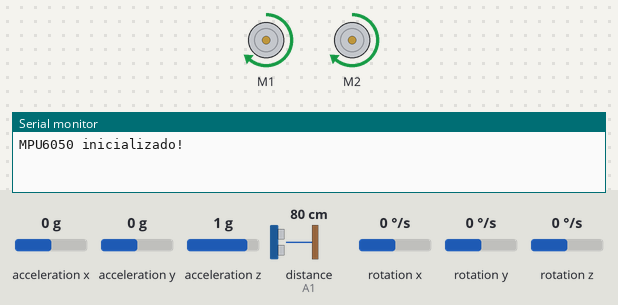
Recording of a sketch running on a simulated Arduino Uno, built with avr-gcc and run on an emulated ATmega328P. Shown: 2 × DC motor (green arrow = forward, orange = backward, longer = faster), the last lines printed to the serial monitor. Wiring (inferred from the names in the program): MPU-6050 motion sensor at I2C address 0x68. The test bench sets the inputs (shaded band); at power-on: distance to the obstacle (sensor on A1) 80 cm, acceleration x 0 g, acceleration y 0 g, acceleration z 1 g, rotation x 0 °/s, rotation y 0 °/s, rotation z 0 °/s.

Above: at 1.2 s.
1.3 s: distance to the obstacle (sensor on A1) set to 6 cm
2.8 s: distance to the obstacle (sensor on A1) set to 3 cm
At 3.2 s:
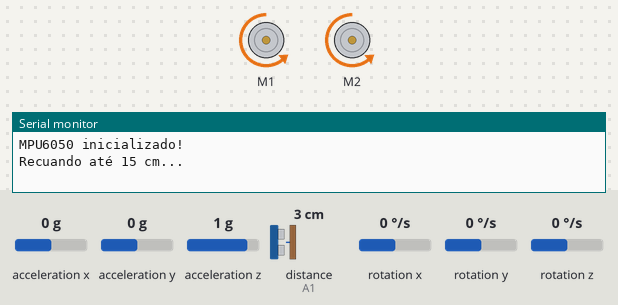
4.4 s: distance to the obstacle (sensor on A1) set to 13 cm
5.9 s: distance to the obstacle (sensor on A1) set to 17 cm
At 7.3 s:
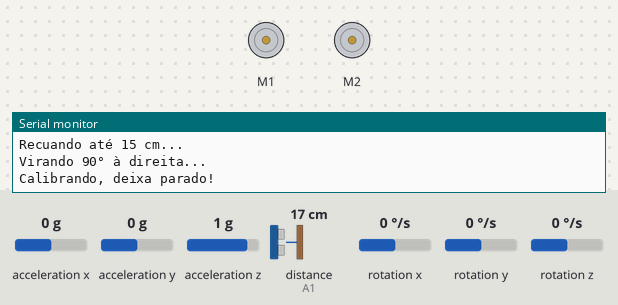
At 9.9 s:
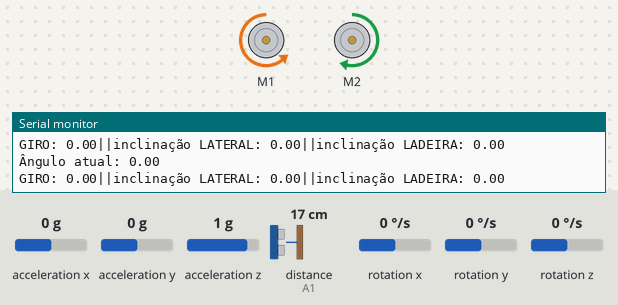
Timing chart, 0 to 11.4 s (numbered marks = the images above; inputs shaded):
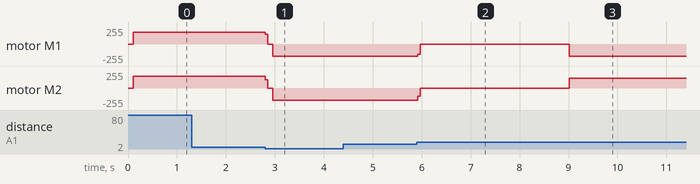

The sketch:

L_gica_ultra.ino
```cpp
#include <Ultrasonic.h>
#include <AFMotor.h>
#include <Wire.h>

// Motores
AF_DCMotor motorEsq(1); // motor esquerdo
AF_DCMotor motorDir(2); // motor direito

// Sensor ultrassônico frontal
Ultrasonic ultrassom(A0, A1);

// Distância
long distancia;

// Estados
enum Estado {
  VERIFICAR_OBSTACULOS,
  SEGUIR_OBJETO,
  RECUAR,
  PARAR,
  GIRAR_DIREITA,
  AVANCAR_3S,
  GIRAR_ESQUERDA_1,
  AVANCAR_ATE_PASSAR_OBJETO,
  GIRAR_ESQUERDA_2,
  AVANCAR_FINAL,
  FINALIZAR
};

Estado estadoAtual = VERIFICAR_OBSTACULOS;

//////////////////////
// Setup e Loop
//////////////////////

void setup() {
  Serial.begin(9600);
  Serial.println("MPU6050 inicializado!");
}

void loop() {
  distancia = ultrassom.Ranging(CM);

  if (estadoAtual == VERIFICAR_OBSTACULOS) {
    estadoAtual = SEGUIR_OBJETO;

  } else if (estadoAtual == SEGUIR_OBJETO) {
    seguirAteObjeto(4);
    estadoAtual = RECUAR;

  } else if (estadoAtual == RECUAR) {
    recuarAteDistancia(15);
    estadoAtual = PARAR;

  } else if (estadoAtual == PARAR) {
    pararMotores();
    delay(1000);
    estadoAtual = GIRAR_DIREITA;

  } else if (estadoAtual == GIRAR_DIREITA) {
    girarDireita90();
    estadoAtual = AVANCAR_3S;

  } else if (estadoAtual == AVANCAR_3S) {
    seguirReto(1500);
    estadoAtual = GIRAR_ESQUERDA_1;

  } else if (estadoAtual == GIRAR_ESQUERDA_1) {
    girarEsquerda90();
    estadoAtual = AVANCAR_ATE_PASSAR_OBJETO;

  } else if (estadoAtual == AVANCAR_ATE_PASSAR_OBJETO) {
    seguirReto(2000);
    estadoAtual = GIRAR_ESQUERDA_2;

  } else if (estadoAtual == GIRAR_ESQUERDA_2) {
    girarEsquerda90();
    estadoAtual = AVANCAR_FINAL;

  } else if (estadoAtual == AVANCAR_FINAL) {
    seguirReto(1500);
    estadoAtual = FINALIZAR;

  } else if (estadoAtual == FINALIZAR) {
    girarDireita90();
    pararMotores();
    Serial.println("Sequência finalizada!");
    while (true); // trava o loop
  }

  delay(100);
}
```

Giroscopio.ino
```cpp
/////////////
///MOTORES///
/////////////

// Movimento genérico com limite de velocidade
void moverMotores(int velEsq, int velDir) {
  if (velEsq > 223) velEsq = 223;
  if (velDir > 205) velDir = 205;
  if (velEsq < 0) velEsq = 0;
  if (velDir < 0) velDir = 0;

  motorEsq.setSpeed(velEsq);
  motorDir.setSpeed(velDir);

  motorEsq.run(FORWARD);
  motorDir.run(FORWARD);
}

// Parar motores
void pararMotores() {
  motorEsq.setSpeed(0);
  motorDir.setSpeed(0);
  motorEsq.run(RELEASE);
  motorDir.run(RELEASE);
}

// Freio suave indo para trás
void freiaMotoresS() {
  motorEsq.setSpeed(150);
  motorDir.setSpeed(125);
  motorEsq.run(BACKWARD);
  motorDir.run(BACKWARD);
  delay(50);
  pararMotores();
}

// Freio suave indo para frente
void freiaMotoresN() {
  motorEsq.setSpeed(150);
  motorDir.setSpeed(125);
  motorEsq.run(FORWARD);
  motorDir.run(FORWARD);
  delay(50);
  pararMotores();
}

//////////////////////
// Funções auxiliares
//////////////////////

// Seguir reto por tempo
void seguirReto(int tempo) {
  moverMotores(180, 180);  // usa função genérica
  delay(tempo);
  freiaMotoresN();  // freio suave ao parar
}

// Giro à esquerda
void girarEsquerda90() {
  Serial.println("Virando 90° à esquerda...");
  GIrosetup();
  GIroloop();
  while (getAngleZ() < 85) {
    GIroloop();
    motorEsq.setSpeed(150);
    motorDir.setSpeed(180);
    motorEsq.run(FORWARD);
    motorDir.run(BACKWARD);
    Serial.print("Ângulo atual: ");
    Serial.println(getAngleZ());
  }
  pararMotores();
  Serial.println("Giro à esquerda concluído!");
}

// Giro à direita
void girarDireita90() {
  Serial.println("Virando 90° à direita...");
  GIrosetup();
  GIroloop();
  while (getAngleZ() > -85) {
    GIroloop();
    motorEsq.setSpeed(180);
    motorDir.setSpeed(150);
    motorEsq.run(BACKWARD);
    motorDir.run(FORWARD);
    Serial.print("Ângulo atual: ");
    Serial.println(getAngleZ());
  }
  pararMotores();
  Serial.println("Giro à direita concluído!");
}
// Recuar até distância
void recuarAteDistancia(int limiteCM) {
  Serial.print("Recuando até ");
  Serial.print(limiteCM);
  Serial.println(" cm...");
  motorEsq.setSpeed(180);
  motorDir.setSpeed(180);
  // Ajuste solicitado: usar BACKWARD no motorEsq e FORWARD no motorDir
  motorEsq.run(BACKWARD);
  motorDir.run(BACKWARD);
  while (ultrassom.Ranging(CM) < limiteCM) {
    delay(50);
  }
  freiaMotoresS();  // freio suave ao parar
}


// Seguir até objeto
void seguirAteObjeto(int limiteCM) {
  moverMotores(180, 180);  // avanço
  while (ultrassom.Ranging(CM) > limiteCM) delay(50);
  freiaMotoresN();  // freio suave ao parar
}

//////////////////////////////
/////////GIROSCOPIO///////////
////tudo preciso até agora////
//////////////////////////////
void GIrosetup() {  //envestigar oq faz o carrinho dar ré quando vai sunir uma ladeira ou lombada
  Serial.begin(9600);
  mpu_begin();
  Serial.println("Calibrando, deixa parado!");
  delay(1000);
  mpu_calibrate(292);
  Serial.println("===== Calibrado! =====\n");
  mpu_reset();
}
void GIroloop() {
  mpu_loop();
  //Serial.print("roll(x):");Serial.println(getAngleX());
  //Serial.print("pitch(y):");Serial.println(getAngleY());
  //Serial.print("yaw(z):");
  Serial.print("GIRO: ");
  Serial.print(getAngleZ());
  Serial.print("||");
  Serial.print("inclinação LATERAL: ");
  Serial.print(getAngleX());
  Serial.print("||");
  Serial.print("inclinação LADEIRA: ");
  Serial.print(getAngleY());
  Serial.println("");
}
```

conf_giroscopio.ino
```cpp
#include <Wire.h>

const int MPU = 0x68;  // MPU6050 I2C address

float AccX, AccY, AccZ;
float GyroX, GyroY, GyroZ;

float AccErrorX, AccErrorY, GyroErrorX, GyroErrorY, GyroErrorZ;
float accAngleX, accAngleY, gyroAngleX, gyroAngleY, gyroAngleZ;

float roll, pitch, yaw;
float elapsedTime, currentTime, previousTime;

/* Função para configurar o MPU */
void mpu_begin() {
  Wire.begin();                 // Inicializa comunicação I2C
  Wire.beginTransmission(MPU);  // Começa a transmissão para o MPU=0x68
  Wire.write(0x6B);             // Reinicia o MPU
  Wire.write(0x00);             // Reinicia o MPU
  Wire.endTransmission(true);   // Finaliza a transmissão

  // Configuração da faixa do Acelerômetro
  Wire.beginTransmission(MPU);
  Wire.write(0x1C);  // Registrador de conf. do acelerômetro
  Wire.write(0);  // Faixa: 2g
  Wire.endTransmission(true);

  // Configuração da faixa do Giroscópio
  Wire.beginTransmission(MPU);
  Wire.write(0x1B);  // Registrador de conf. do giroscópio
  Wire.write(0);  // faixa: 250°/s
  Wire.endTransmission(true);

  delay(20);
}

/* Realiza a leitura do acelerômetro e salva os valores recebidos */
void readAcel() {
  Wire.beginTransmission(MPU);
  Wire.write(0x3B);
  Wire.endTransmission(false);
  Wire.requestFrom(MPU, 6, true);

  //Para faixa de +-2g divisor = 16384
  AccX = (Wire.read() << 8 | Wire.read()) / 16384.0f;  // X-axis value
  AccY = (Wire.read() << 8 | Wire.read()) / 16384.0f;  // Y-axis value
  AccZ = (Wire.read() << 8 | Wire.read()) / 16384.0f;  // Z-axis value
}

/* Realiza a leitura do giroscópio e salva os valores recebidos */
void readGiro() {
  Wire.beginTransmission(MPU);
  Wire.write(0x43);
  Wire.endTransmission(false);
  Wire.requestFrom(MPU, 6, true);

  // Para faixa de +-250°/s divisor = 131.0
  GyroX = (Wire.read() << 8 | Wire.read()) / 131.0f;
  GyroY = (Wire.read() << 8 | Wire.read()) / 131.0f;
  GyroZ = (Wire.read() << 8 | Wire.read()) / 131.0f;
}

/* Função para calibrar o MPU, realixa várias leituras quando totalmente parado e calcula o valor para ajustar o calculo do angulo */
void mpu_calibrate(int leituras) {

  // Realiza leituras do acelerômetro
  for (int nR = 0; nR < leituras; nR++) {
    readAcel();

    AccErrorX += (atan((AccY) / sqrt(pow((AccX), 2) + pow((AccZ), 2))) * 180 / PI);
    AccErrorY += (atan(-1 * (AccX) / sqrt(pow((AccY), 2) + pow((AccZ), 2))) * 180 / PI);
  }

  AccErrorX = AccErrorX / (float)leituras;
  AccErrorY = AccErrorY / (float)leituras;


  // Realiza leituras do giroscópio
  for (int nR = 0; nR < leituras; nR++) {
    readGiro();

    GyroErrorX += GyroX;
    GyroErrorY += GyroY;
    GyroErrorZ += GyroZ;
  }

  GyroErrorX = GyroErrorX / (float)leituras;
  GyroErrorY = GyroErrorY / (float)leituras;
  GyroErrorZ = GyroErrorZ / (float)leituras;
}

/* Função para realizar as leiturar e calcular os angulos dos três eixos, deve ser chamada contínuamente para atualizar os angulos, evite delay entre as leituras */
void mpu_loop() {
  //Leitura do Acelerômetro
  readAcel();

  accAngleX = (atan(AccY / sqrt(pow(AccX, 2) + pow(AccZ, 2))) * 180 / PI) - AccErrorX;
  accAngleY = (atan(-1 * AccX / sqrt(pow(AccY, 2) + pow(AccZ, 2))) * 180 / PI) - AccErrorY;

  // === Read gyroscope (on the MPU6050) data === //
  previousTime = currentTime;
  currentTime = micros();
  elapsedTime = (currentTime - previousTime) / 1000000.0f;  // Divide by 1000000 to get seconds

  readGiro();
  // Correct the outputs with the calculated error values
  GyroX -= GyroErrorX;
  GyroY -= GyroErrorY;
  GyroZ -= GyroErrorZ;

  // Currently the raw values are in degrees per seconds, deg/s, so we need to multiply by sendonds (s) to get the angle in degrees
  gyroAngleX += GyroX * elapsedTime;  // deg/s * s = deg
  gyroAngleY += GyroY * elapsedTime;
  gyroAngleZ += GyroZ * elapsedTime;

  //combine accelerometer- and gyro-estimated angle values. 0.96 and 0.04 values are determined through trial and error by other people
  roll = 0.96 * gyroAngleX + 0.04 * accAngleX;
  pitch = 0.96 * gyroAngleY + 0.04 * accAngleY;
  yaw = gyroAngleZ;
}

/* Função para reiniciar o giroscopio */
void mpu_reset() {
  gyroAngleX = 0;
  gyroAngleY = 0;
  gyroAngleZ = 0;

  // reinicia o tempo base do giroscópio
  currentTime = micros();
  mpu_loop();
}

/* Retorna o angulo de giro em Z */
float getAngleX() {
  return roll;
}

float getAngleY() {
  return pitch;
}

float getAngleZ() {
  return yaw;
}

/* Retorna o valor que falta para atingir o angulo target */
int getDeltaZ(int target) {
  if (target < 0) return (round(getAngleZ() - target));
  return (round(target - getAngleZ()));
}
```

Measured:
- the behaviour switches between 5 and 4 cm on distance to the obstacle (sensor on A1) (found by bisection; images 0 and 1)
- the behaviour switches between 14 and 15 cm on distance to the obstacle (sensor on A1) (found by bisection; images 1 and 2)
- after the input at 1.3 s, every drawn part: stays the same
- after the input at 2.8 s, motor M1, motor M2: forward 180/255 → stopped at once, → backward 180/255 0.15 s later
- after the input at 4.4 s, every drawn part: stays the same
- after the input at 5.9 s, motor M1: backward 180/255 → stopped at once, → backward 180/255 3.1 s later; motor M2: backward 180/255 → stopped at once, → forward 150/255 3.1 s later
